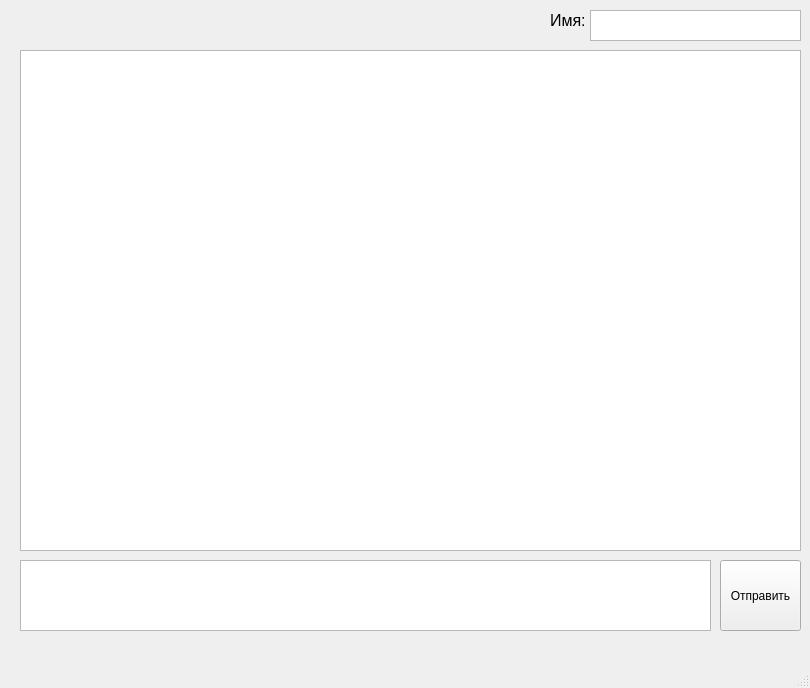
<?xml version="1.0" encoding="UTF-8"?>
<ui version="4.0">
 <class>MainWindow</class>
 <widget class="QMainWindow" name="MainWindow">
  <property name="geometry">
   <rect>
    <x>0</x>
    <y>0</y>
    <width>810</width>
    <height>688</height>
   </rect>
  </property>
  <property name="windowTitle">
   <string>MainWindow</string>
  </property>
  <widget class="QWidget" name="centralwidget">
   <widget class="QTextEdit" name="textEdit">
    <property name="geometry">
     <rect>
      <x>590</x>
      <y>10</y>
      <width>211</width>
      <height>31</height>
     </rect>
    </property>
   </widget>
   <widget class="QLabel" name="label">
    <property name="geometry">
     <rect>
      <x>550</x>
      <y>10</y>
      <width>41</width>
      <height>21</height>
     </rect>
    </property>
    <property name="font">
     <font>
      <pointsize>12</pointsize>
     </font>
    </property>
    <property name="text">
     <string>Имя:</string>
    </property>
   </widget>
   <widget class="QTextEdit" name="textEdit_2">
    <property name="geometry">
     <rect>
      <x>20</x>
      <y>560</y>
      <width>691</width>
      <height>71</height>
     </rect>
    </property>
   </widget>
   <widget class="QPushButton" name="pushButton">
    <property name="geometry">
     <rect>
      <x>720</x>
      <y>560</y>
      <width>81</width>
      <height>71</height>
     </rect>
    </property>
    <property name="text">
     <string>Отправить</string>
    </property>
   </widget>
   <widget class="QTextBrowser" name="textBrowser">
    <property name="geometry">
     <rect>
      <x>20</x>
      <y>50</y>
      <width>781</width>
      <height>501</height>
     </rect>
    </property>
   </widget>
  </widget>
  <widget class="QMenuBar" name="menubar">
   <property name="geometry">
    <rect>
     <x>0</x>
     <y>0</y>
     <width>810</width>
     <height>21</height>
    </rect>
   </property>
  </widget>
  <widget class="QStatusBar" name="statusbar"/>
 </widget>
 <resources/>
 <connections/>
</ui>
